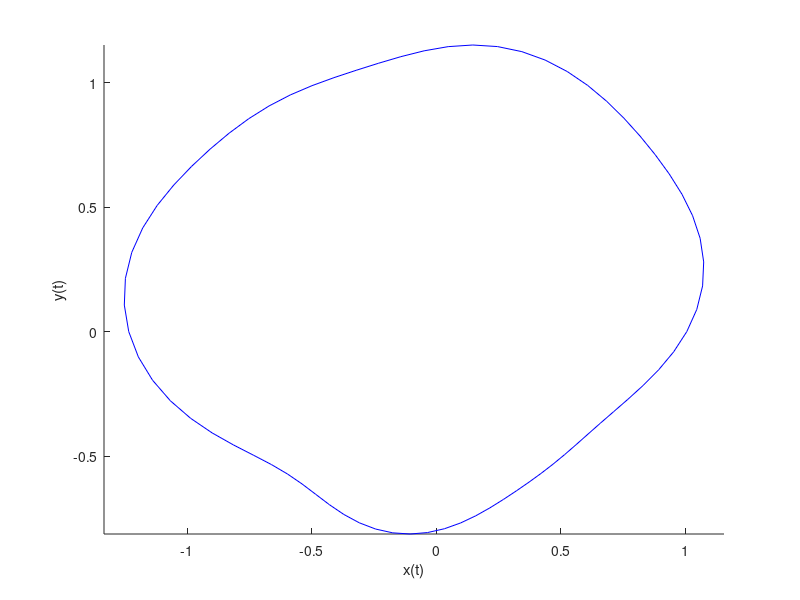

MATLAB code for this plot:
%This code generates a random closed figure


% Randomize amplitude and phase.
H = 10; %arbitrary; the larger it is the crazier your shape is (rho, phi will vary)
rho = rand(1,H) .* logspace(-0.5,-2.5,H);
phi = rand(1,H) .* 2*pi;

% Accumulate r(t) over t=[0,2*pi]
t = linspace(0,2*pi,75); %arbitrary number of points, can change
r = ones(size(t));
for h=1:H
  r = r + rho(h)*sin(h*t+phi(h));  
end

% Reconstruct x(t), y(t)
x = r .* cos(t);
y = r .* sin(t);

% Plot x(t) and y(t)
figure;
hold on;
plot(x,y,'b-');
xlabel('x(t)');
ylabel('y(t)');
axis equal;